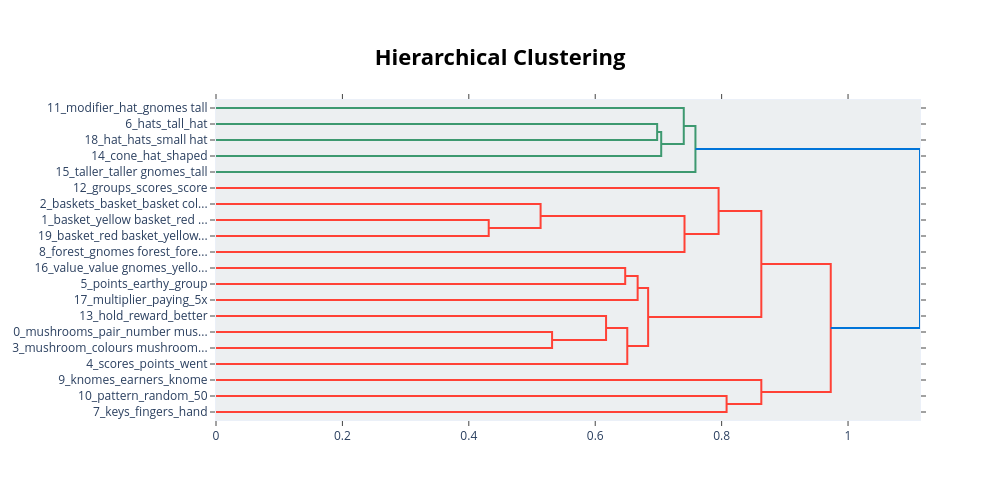

Notebook code cell kept with this figure:
### Code cell
topic_model.visualize_hierarchy(top_n_topics=50)

### Figure 1 — Plotly figure (JSON) as saved in the notebook; plotly's stock layout.template omitted (floating-point values rounded to 4 significant figures)
{"data": [{"hoverinfo": "text", "marker": {"color": "rgb(61,153,112)"}, "mode": "lines", "type": "scatter", "x": [0, 0.698, 0.698, 0], "xaxis": "x", "y": [-15, -15, -25, -25], "yaxis": "y"}, {"hoverinfo": "text", "marker": {"color": "rgb(61,153,112)"}, "mode": "lines", "type": "scatter", "x": [0.698, 0.7044, 0.7044, 0], "xaxis": "x", "y": [-20, -20, -35, -35], "yaxis": "y"}, {"hoverinfo": "text", "marker": {"color": "rgb(61,153,112)"}, "mode": "lines", "type": "scatter", "x": [0, 0.7401, 0.7401, 0.7044], "xaxis": "x", "y": [-5, -5, -27.5, -27.5], "yaxis": "y"}, {"hoverinfo": "text", "marker": {"color": "rgb(61,153,112)"}, "mode": "lines", "type": "scatter", "x": [0.7401, 0.7586, 0.7586, 0], "xaxis": "x", "y": [-16.25, -16.25, -45, -45], "yaxis": "y"}, {"hoverinfo": "text", "marker": {"color": "rgb(255,65,54)"}, "mode": "lines", "type": "scatter", "x": [0, 0.4315, 0.4315, 0], "xaxis": "x", "y": [-75, -75, -85, -85], "yaxis": "y"}, {"hoverinfo": "text", "marker": {"color": "rgb(255,65,54)"}, "mode": "lines", "type": "scatter", "x": [0, 0.5136, 0.5136, 0.4315], "xaxis": "x", "y": [-65, -65, -80, -80], "yaxis": "y"}, {"hoverinfo": "text", "marker": {"color": "rgb(255,65,54)"}, "mode": "lines", "type": "scatter", "x": [0.5136, 0.7413, 0.7413, 0], "xaxis": "x", "y": [-72.5, -72.5, -95, -95], "yaxis": "y"}, {"hoverinfo": "text", "marker": {"color": "rgb(255,65,54)"}, "mode": "lines", "type": "scatter", "x": [0, 0.7952, 0.7952, 0.7413], "xaxis": "x", "y": [-55, -55, -83.75, -83.75], "yaxis": "y"}, {"hoverinfo": "text", "marker": {"color": "rgb(255,65,54)"}, "mode": "lines", "type": "scatter", "x": [0, 0.6474, 0.6474, 0], "xaxis": "x", "y": [-105, -105, -115, -115], "yaxis": "y"}, {"hoverinfo": "text", "marker": {"color": "rgb(255,65,54)"}, "mode": "lines", "type": "scatter", "x": [0.6474, 0.6671, 0.6671, 0], "xaxis": "x", "y": [-110, -110, -125, -125], "yaxis": "y"}, {"hoverinfo": "text", "marker": {"color": "rgb(255,65,54)"}, "mode": "lines", "type": "scatter", "x": [0, 0.5317, 0.5317, 0], "xaxis": "x", "y": [-145, -145, -155, -155], "yaxis": "y"}, {"hoverinfo": "text", "marker": {"color": "rgb(255,65,54)"}, "mode": "lines", "type": "scatter", "x": [0, 0.6172, 0.6172, 0.5317], "xaxis": "x", "y": [-135, -135, -150, -150], "yaxis": "y"}, {"hoverinfo": "text", "marker": {"color": "rgb(255,65,54)"}, "mode": "lines", "type": "scatter", "x": [0.6172, 0.6507, 0.6507, 0], "xaxis": "x", "y": [-142.5, -142.5, -165, -165], "yaxis": "y"}, {"hoverinfo": "text", "marker": {"color": "rgb(255,65,54)"}, "mode": "lines", "type": "scatter", "x": [0.6671, 0.6837, 0.6837, 0.6507], "xaxis": "x", "y": [-117.5, -117.5, -153.8, -153.8], "yaxis": "y"}, {"hoverinfo": "text", "marker": {"color": "rgb(255,65,54)"}, "mode": "lines", "type": "scatter", "x": [0.7952, 0.8628, 0.8628, 0.6837], "xaxis": "x", "y": [-69.38, -69.38, -135.6, -135.6], "yaxis": "y"}, {"hoverinfo": "text", "marker": {"color": "rgb(255,65,54)"}, "mode": "lines", "type": "scatter", "x": [0, 0.8079, 0.8079, 0], "xaxis": "x", "y": [-185, -185, -195, -195], "yaxis": "y"}, {"hoverinfo": "text", "marker": {"color": "rgb(255,65,54)"}, "mode": "lines", "type": "scatter", "x": [0, 0.8628, 0.8628, 0.8079], "xaxis": "x", "y": [-175, -175, -190, -190], "yaxis": "y"}, {"hoverinfo": "text", "marker": {"color": "rgb(255,65,54)"}, "mode": "lines", "type": "scatter", "x": [0.8628, 0.9727, 0.9727, 0.8628], "xaxis": "x", "y": [-102.5, -102.5, -182.5, -182.5], "yaxis": "y"}, {"hoverinfo": "text", "marker": {"color": "rgb(0,116,217)"}, "mode": "lines", "type": "scatter", "x": [0.7586, 1.114, 1.114, 0.9727], "xaxis": "x", "y": [-30.62, -30.62, -142.5, -142.5], "yaxis": "y"}], "layout": {"autosize": false, "height": 500, "hoverlabel": {"bgcolor": "white", "font": {"family": "Rockwell", "size": 16}}, "hovermode": "closest", "plot_bgcolor": "#ECEFF1", "showlegend": false, "title": {"font": {"color": "Black", "size": 22}, "text": "<b>Hierarchical Clustering</b>", "x": 0.5, "xanchor": "center", "yanchor": "top"}, "width": 1000, "xaxis": {"mirror": "allticks", "rangemode": "tozero", "showgrid": false, "showline": true, "showticklabels": true, "ticks": "outside", "type": "linear", "zeroline": false}, "yaxis": {"mirror": "allticks", "range": [-200, 0], "rangemode": "tozero", "showgrid": false, "showline": true, "showticklabels": true, "tickmode": "array", "ticks": "outside", "ticktext": ["11_modifier_hat_gnomes tall", "6_hats_tall_hat", "18_hat_hats_small hat", "14_cone_hat_shaped", "15_taller_taller gnomes_tall", "12_groups_scores_score", "2_baskets_basket_basket col...", "1_basket_yellow basket_red ...", "19_basket_red basket_yellow...", "8_forest_gnomes forest_fore...", "16_value_value gnomes_yello...", "5_points_earthy_group", "17_multiplier_paying_5x", "13_hold_reward_better", "0_mushrooms_pair_number mus...", "3_mushroom_colours mushroom...", "4_scores_points_went", "9_knomes_earners_knome", "10_pattern_random_50", "7_keys_fingers_hand"], "tickvals": [-5, -15, -25, -35, -45, -55, -65, -75, -85, -95, -105, -115, -125, -135, -145, -155, -165, -175, -185, -195], "type": "linear", "zeroline": false}}}
